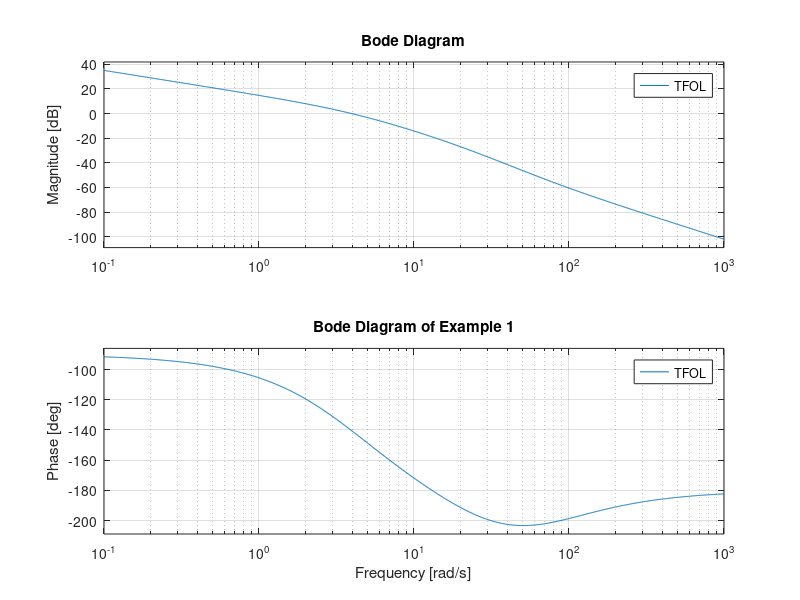

The MATLAB script that drew this image: (Note: this script raises an error after producing the figure.)
% Control Theory
% 19/06/2020
% Nico Antonelli

% --- Bode Diagrams ---


%% First Example: Stable
% Yeah, "%%" opens a new section OMG

% Open Loop TF - Bode Diagram
TFOL = zpk([-70], [0, -4, -25], 8);
bode(TFOL);
title('Bode Diagram of Example 1');

% Step Response
figure(2);
TFDP = TFOL; % Direct Path TF (TFDP = Ignore Feedback TF)
TFCL = feedback(TFDT, 1); % Closed Loop TF - Unitary Feedback
step(TFCL); % Step Response of Closed Loop TF
title('Step Response of Example 1');

%% Second Example: Unstable

figure(3);
TFOL = zpk([], [0, -1, -1], 10);
bode(TFOL);
title('Bode Diagram of Example 2');

figure(4);
TFDT = TFOL;
TFCL = feedback(TFDT, 1);
step(TFCL);
title('Step Response of Example 2');

%% Third Example: Critically Stable

figure(5);
TFOL = zpk([], [0, -1, -1], 2);
bode(TFOL);
title('Bode Diagram of Example 3');

figure(6);
TFDT = TFOL;
TFCL = feedback(TFDT, 1);
step(TFCL);
title('Step Response of Example 3');
